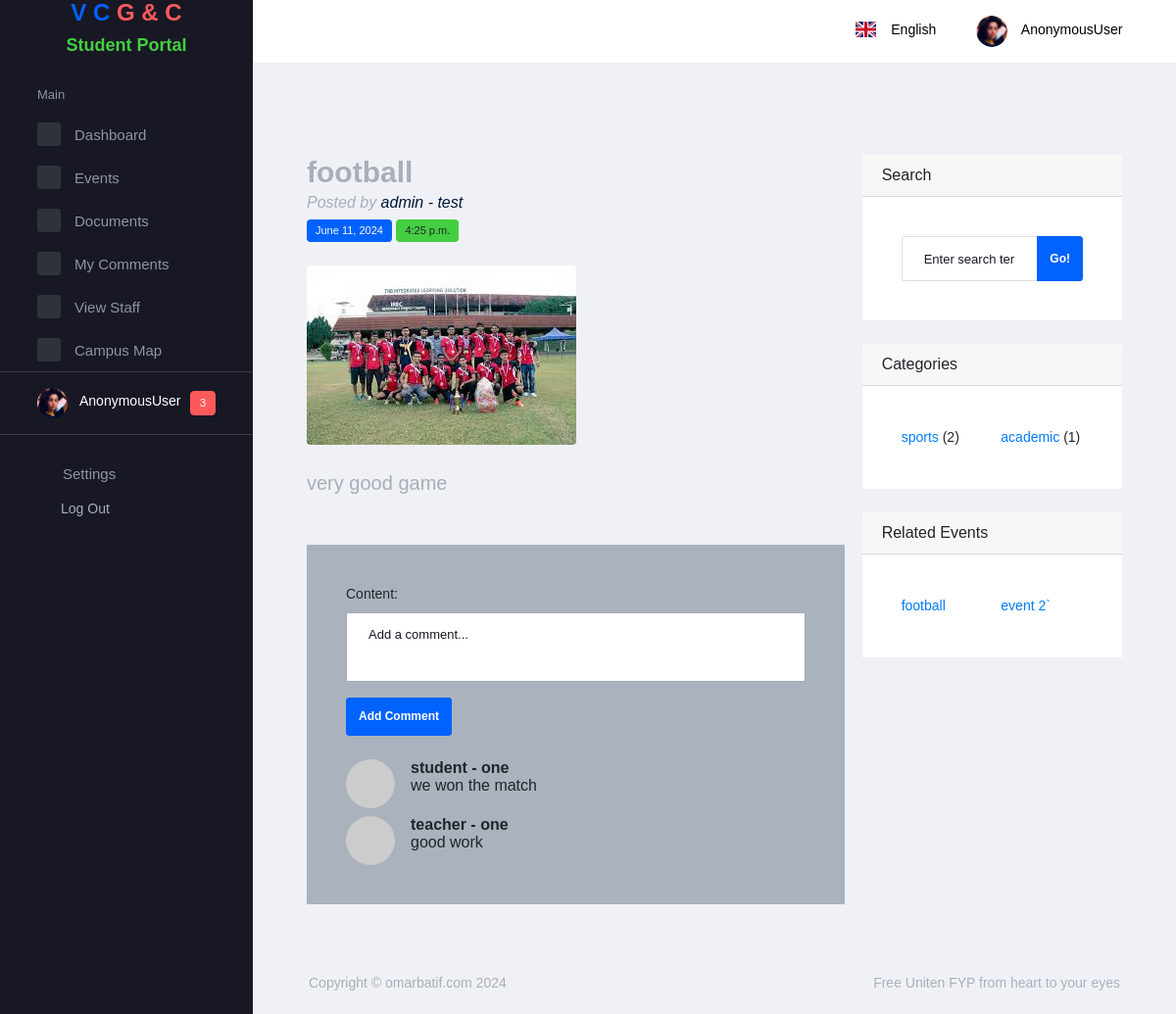
/student/event/1, run on the app's committed database.
### university/models.py (models this page shows, shortened)
class Event(models.Model):
    class Meta:
        app_label = "university"
        managed = True
        verbose_name = 'Event'
        verbose_name_plural = 'Events'
    title = models.CharField(max_length=100)
    content = models.TextField()
    created_by = models.ForeignKey(
        'user.CustomUser',
        related_name='events',
        on_delete=models.CASCADE)
    category = models.ForeignKey(EventCategory,
                                 on_delete=models.PROTECT,
                                 related_name="event")
    start_at = models.DateTimeField(blank=True, null=True)
    ends_at = models.DateTimeField(blank=True, null=True)
    created_at = models.DateTimeField(auto_now_add=True)
    updated_at = models.DateTimeField(auto_now=True)
    image = models.ImageField(upload_to="events/",
                              null=True, default="default_img.jpeg")

class Comment(models.Model):
    class Meta:
        app_label = "university"
        managed = True
        verbose_name = 'Comment'
        verbose_name_plural = 'Comments'
    post = models.ForeignKey(Event,
                             on_delete=models.CASCADE, related_name='comments')
    author = models.ForeignKey(
        'user.CustomUser',
        related_name='comments',
        on_delete=models.CASCADE)
    content = models.TextField()
    created_at = models.DateTimeField(auto_now_add=True)
    updated_at = models.DateTimeField(auto_now=True)

class EventCategory(models.Model):
    class Meta:
        app_label = "university"
        managed = True
        verbose_name = 'Event Category'
        verbose_name_plural = 'Event Categories'
    name = models.CharField(
        max_length=50, blank=True, null=True)
    description = models.CharField(
        max_length=500, blank=True, null=True)
    image = models.ImageField(upload_to="events/categories/",
                              null=True, default="default_img.jpeg")

### user/models.py (models this page shows)
class CustomUser(AbstractBaseUser, PermissionsMixin):
    first_name = models.CharField(_("first name"), max_length=50)
    last_name = models.CharField(_("last name"), max_length=50)
    username = models.CharField(_("user name"), unique=True, max_length=50)
    email = models.EmailField(_("email address"), unique=True)
    is_staff = models.BooleanField(default=False)
    is_student = models.BooleanField(default=False)
    is_active = models.BooleanField(default=True)
    date_joined = models.DateTimeField(default=timezone.now)
    USERNAME_FIELD = "email"
    REQUIRED_FIELDS = [
        "first_name",
        "last_name",
        "username",
    ]
    objects = CustomUserManager()
    class Meta:
        app_label = "user"
        db_table = ""
        managed = True
        verbose_name = "Single User"
        verbose_name_plural = "All Users"
        order_with_respect_to = "is_staff"
    def __str__(self):
        return f"{self.first_name} - {self.last_name}"

### student/views.py (the view, shortened to what this page needs)
class StudentEventDetail(DetailView):
    model = Event
    context_object_name = 'event'
    template_name = 'dashboard/student/events/detail.html'
    def get_context_data(self, **kwargs) -> dict:
        context = super().get_context_data(**kwargs)
        event = self.get_object()
        categories = EventCategory.objects.all().annotate(
            event_count=Count('event'))
        half = len(categories) // 2
        categories_col1 = categories[:half]
        categories_col2 = categories[half:]
        events = Event.objects.filter(category=event.category)
        half = len(events) // 2
        events_col1 = events[:half]
        events_col2 = events[half:]
        comments = event.comments.all()
        comment_form = CommentForm()
        context["categories_col1"] = categories_col1
        context["categories_col2"] = categories_col2
        context["events_col1"] = events_col1
        context["events_col2"] = events_col2
        context["comments"] = comments
        context["comment_form"] = comment_form
        return context

### student/forms.py
class CommentForm(forms.ModelForm):
    class Meta:
        model = Comment
        fields = ['content']
        widgets = {
            'content': forms.Textarea(
                attrs={
                    'class': 'form-control',
                    'rows': 3,
                    'placeholder': 'Add a comment...'}),
        }

### templates/dashboard/student/events/detail.html
{% extends "dashboard/student-base.html" %} {% block main_content %}
<div class="container mt-5">
  <div class="row">
    <div class="col-lg-8">
      <article>
        <header class="mb-4">
          <h1 class="fw-bolder mb-1">{{event.title}}</h1>
          <div class="text-muted fst-italic mb-2">
            Posted by <span class="text-dark">{{ event.created_by }}</span>
          </div>
          <a class="badge bg-primary text-decoration-none link-light" href="#!"
            >{{ event.updated_at.date }}</a
          >
          <a class="badge bg-success text-decoration-none link-dark" href="#!"
            >{{ event.updated_at.time }}</a
          >
        </header>
        <figure class="mb-4">
          <img
            class="img-fluid rounded"
            src="{{ event.image.url }}"
            alt="..."
            width="auto"
          />
        </figure>
        <section class="mb-5">
          <p class="fs-5 mb-4">{{ event.content }}</p>
        </section>
      </article>
      <section class="mb-5">
        <div class="card bg-light">
          <div class="card-body">
            <form class="mb-4" method="post">
              {% csrf_token %} {{ comment_form.as_p }}
              <button type="submit" name="comment" class="btn btn-primary">
                Add Comment
              </button>
            </form>
            {% for comment in comments %}
            <div class="d-flex mt-2">
              <div class="flex-shrink-0">
                <img
                  class="rounded-circle"
                  src="https://dummyimage.com/50x50/ced4da/6c757d.jpg"
                  alt="..."
                />
              </div>
              <div class="ms-3">
                <div class="fw-bold">{{comment.author}}</div>
                {{comment.content}}
              </div>
            </div>
            {% endfor %}
          </div>
        </div>
      </section>
    </div>
    <div class="col-lg-4">
      <div class="card mb-4">
        <div class="card-header">Search</div>
        <div class="card-body">
          <div class="input-group">
            <input
              class="form-control"
              type="text"
              placeholder="Enter search term..."
              aria-label="Enter search term..."
              aria-describedby="button-search"
            />
            <button class="btn btn-primary" id="button-search" type="button">
              Go!
            </button>
          </div>
        </div>
      </div>
      <div class="card mb-4">
        <div class="card-header">Categories</div>
        <div class="card-body">
          <div class="row">
            <div class="col-sm-6">
              <ul class="list-unstyled mb-0">
                {% for category in categories_col1 %}
                <li>
                  <a href="{% url 'events-by-category' category.id %}"
                    >{{ category.name }}</a
                  >
                  <span>({{ category.event_count }})</span>
                </li>
                {% endfor %}
              </ul>
            </div>
            <div class="col-sm-6">
              <ul class="list-unstyled mb-0">
                {% for category in categories_col2 %}
                <li>
                  <a href="{% url 'events-by-category' category.id %}"
                    >{{ category.name }}</a
                  >
                  <span>({{ category.event_count }})</span>
                </li>
                {% endfor %}
              </ul>
            </div>
          </div>
        </div>
      </div>
      <div class="card mb-4">
        <div class="card-header">Related Events</div>
        <div class="card-body">
          <div class="row">
            <div class="col-sm-6">
              <ul class="list-unstyled mb-0">
                {% for event in events_col1 %}
                <li>
                  <a href="{% url 'student-event-detail' event.id %}"
                    >{{ event.title }}</a
                  >
                </li>
                {% endfor %}
              </ul>
            </div>
            <div class="col-sm-6">
              <ul class="list-unstyled mb-0">
                {% for event in events_col2 %}
                <li>
                  <a href="{% url 'student-event-detail' event.id %}"
                    >{{ event.title }}</a
                  >
                </li>
                {% endfor %}
              </ul>
            </div>
          </div>
        </div>
      </div>
    </div>
  </div>
</div>
{% endblock main_content %}

### data on the page
Event: title "football", created_by "admin - test", updated_at "June 11, 2024", updated_at.time "4:25 p.m.", image (picture), content "very good game"
Comment: author "student - one", content "we won the match"
Comment: author "teacher - one", content "good work"
EventCategory: name "sports", event_count "2"
EventCategory: name "academic", event_count "1"
Event: title "event 2`"

### other printed values
{{ request.user }} "AnonymousUser"
